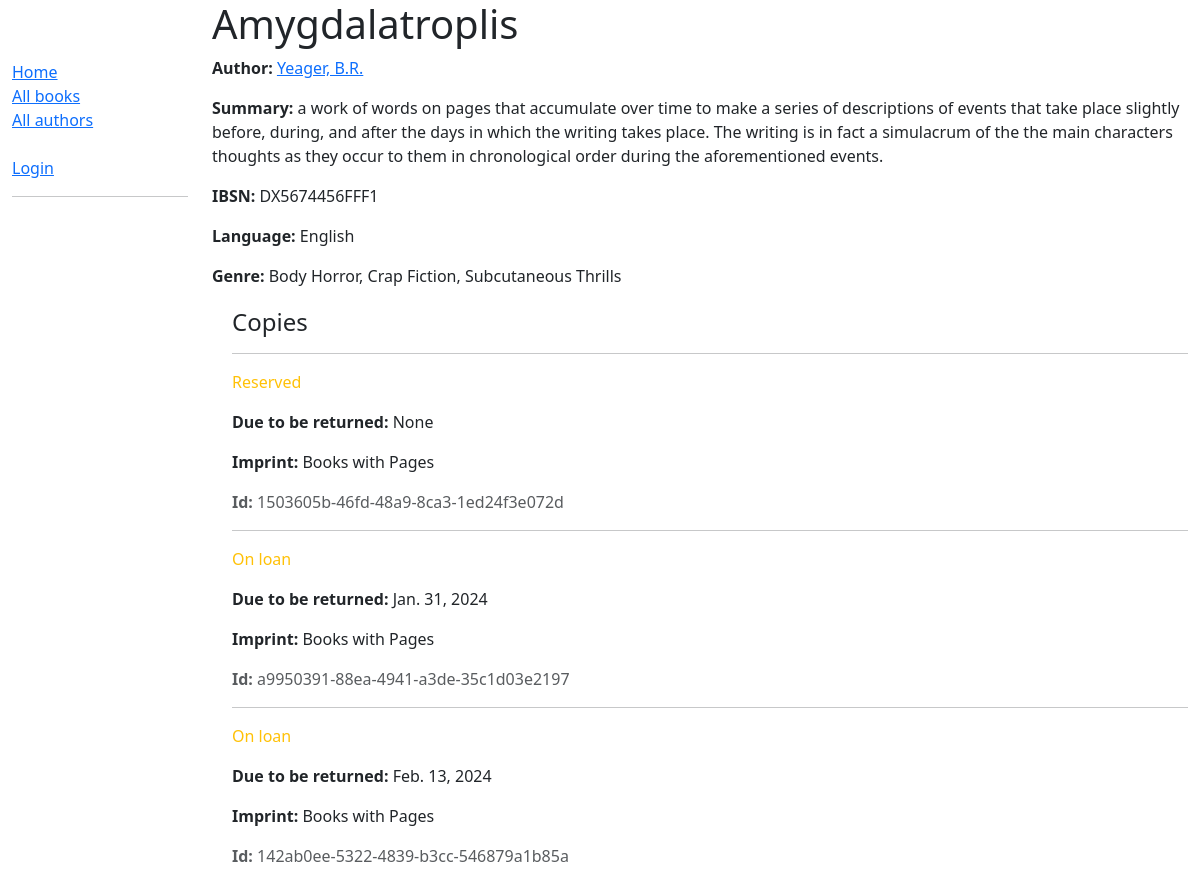
/catalog/book/1, run on the app's committed database.
### catalog/models.py (models this page shows, shortened)
class Book(models.Model):
    title = models.CharField(max_length=200)
    volume = models.IntegerField(null=True, blank=True)
    author = models.ForeignKey('Author', on_delete=models.RESTRICT, null=True)
    summary = models.TextField(
        max_length=1000, help_text="Enter a brief description of the book")
    ibsn = models.CharField('IBSN', max_length=13,
                            unique=True, help_text='13 Characters <a '
                                                   'href="https://www.isbn-international.org/content/what-isbn'
                                                   '">ISBN number</a>')
    genre = models.ManyToManyField(Genre, help_text="Select a genre for this book")
    language = models.ForeignKey(
        'Language', on_delete=models.SET_NULL, null=True)
    def display_genre(self):
        """Create a string for the Genre. This is required to display genre in Admin."""
        return ', '.join(genre.name for genre in self.genre.all()[:3])
    display_genre.short_description = 'Genre'

class Author(models.Model):
    first_name = models.CharField(max_length=100)
    last_name = models.CharField(max_length=100)
    date_of_birth = models.DateField("born", null=True, blank=True)
    date_of_death = models.DateField('died', null=True, blank=True)
    nationality = models.CharField(max_length=200, blank=True)
    class Meta:
        ordering = ['last_name', 'first_name']
    def get_absolute_url(self):
        return reverse('author-detail', args=[str(self.id)])
    def __str__(self):
        return f'{self.last_name}, {self.first_name}'

class Language(models.Model):
    name = models.CharField(max_length=200, unique=True,
                            help_text="Enter the book's natural language (e.g. English, French, Japanese etc.)")
    def __str__(self):
        return self.name

class Genre(models.Model):
    name = models.CharField(
        max_length=200,
        unique=True,
        help_text="Enter a book genre (e.g. Science Fiction, French Poetry etc.)"
    )
    def __str__(self):
        return self.name

class BookInstance(models.Model):
    book = models.ForeignKey('Book', on_delete=models.RESTRICT,
                             null=True)
    id = models.UUIDField(primary_key=True, default=uuid.uuid4,
                          help_text="Unique ID for this particular book "
                                    "across the whole library")
    imprint = models.CharField(max_length=200)
    due_back = models.DateField(null=True, blank=True)
    borrower = models.ForeignKey(settings.AUTH_USER_MODEL, on_delete=models.SET_NULL, null=True, blank=True)
    LOAN_STATUS = (
        ('m', 'Maintenance'),
        ('o', 'On loan'),
        ('a', 'Available'),
        ('r', 'Reserved'),
    )
    status = models.CharField(
        max_length=1,
        choices=LOAN_STATUS,
        blank=True,
        default='m',
        help_text='Book availability',
    )
    class Meta:
        ordering = ['book', 'due_back']
        permissions = (("can_mark_returned", "Set book as returned"),)

### catalog/views.py (the view)
# urls.py: path('book/<int:pk>', views.BookDetailView.as_view(), name='book-detail'),
class BookDetailView(generic.DetailView):
    model = Book

### catalog/templates/catalog/book_detail.html (shortened to what this page needs)
{% extends "base_generic.html" %}
{% block content %}
  <h1>{{ book.title }}</h1>
  <p><strong>Author:</strong> <a href="{{ book.author.get_absolute_url }}">{{ book.author }}</a></p>
  <p><strong>Summary:</strong> {{ book.summary }}</p>
  <p><strong>IBSN:</strong> {{ book.ibsn }}</p>
  <p><strong>Language:</strong> {{ book.language }}</p>
  <p><strong>Genre:</strong> {{ book.genre.all|join:", " }}</p>
  <div style="margin-left:20px;margin-top:20px">
    <h4>Copies</h4>
    {% for copy in book.bookinstance_set.all %}
      <hr />
      <p
        class="{% if copy.status == 'a' %}text-success{% elif copy.status == 'm' %}text-danger{% else %}text-warning{% endif %}">
        {{ copy.get_status_display }}
      </p>
      {% if copy.status != 'a' %}
        <p><strong>Due to be returned:</strong> {{ copy.due_back }}</p>
      {% endif %}
      <p><strong>Imprint:</strong> {{ copy.imprint }}</p>
      <p class="text-muted"><strong>Id:</strong> {{ copy.id }}</p>
    {% endfor %}
  </div>
{% endblock %}
{% block sidebar %}
  {{ block.super }}
{% endblock %}

### data on the page
Book: author "Yeager, B.R.", summary "a work of words on pages that accumulate over time to make a series of descriptions of events that take place slightly before, during, and after the days in which the writing takes place. The writing is in fact a simulacrum of the the main characters thoughts as they occur to them in chronological order during the aforementioned events.", ibsn "DX5674456FFF1", language "English", genre.all "Body Horror, Crap Fiction, Subcutaneous Thrills"
BookInstance: status "Reserved", due_back "None", imprint "Books with Pages", id "1503605b-46fd-48a9-8ca3-1ed24f3e072d"
BookInstance: status "On loan", due_back "Jan. 31, 2024", imprint "Books with Pages", id "a9950391-88ea-4941-a3de-35c1d03e2197"
BookInstance: status "On loan", due_back "Feb. 13, 2024", imprint "Books with Pages", id "142ab0ee-5322-4839-b3cc-546879a1b85a"
